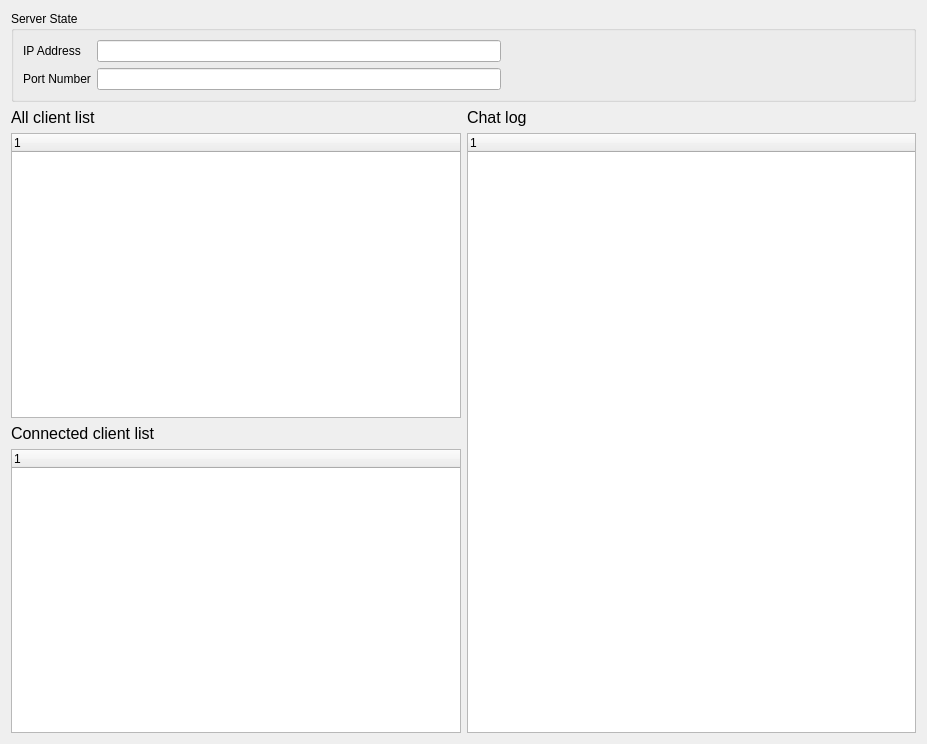
<?xml version="1.0" encoding="UTF-8"?>
<ui version="4.0">
 <class>ChatManagerForm</class>
 <widget class="QWidget" name="ChatManagerForm">
  <property name="geometry">
   <rect>
    <x>0</x>
    <y>0</y>
    <width>927</width>
    <height>744</height>
   </rect>
  </property>
  <property name="windowTitle">
   <string>Form</string>
  </property>
  <layout class="QVBoxLayout" name="verticalLayout_7">
   <item>
    <layout class="QVBoxLayout" name="verticalLayout_6">
     <item>
      <widget class="QGroupBox" name="groupBox">
       <property name="title">
        <string>Server State</string>
       </property>
       <layout class="QVBoxLayout" name="verticalLayout_4">
        <item>
         <layout class="QGridLayout" name="gridLayout">
          <item row="0" column="0" rowspan="2">
           <widget class="QLabel" name="label">
            <property name="text">
             <string>IP Address</string>
            </property>
           </widget>
          </item>
          <item row="0" column="1" rowspan="2">
           <widget class="QLineEdit" name="lineEdit">
            <property name="enabled">
             <bool>true</bool>
            </property>
           </widget>
          </item>
          <item row="0" column="2">
           <spacer name="horizontalSpacer">
            <property name="orientation">
             <enum>Qt::Horizontal</enum>
            </property>
            <property name="sizeHint" stdset="0">
             <size>
              <width>40</width>
              <height>20</height>
             </size>
            </property>
           </spacer>
          </item>
          <item row="1" column="2" rowspan="2">
           <spacer name="horizontalSpacer_2">
            <property name="orientation">
             <enum>Qt::Horizontal</enum>
            </property>
            <property name="sizeHint" stdset="0">
             <size>
              <width>40</width>
              <height>20</height>
             </size>
            </property>
           </spacer>
          </item>
          <item row="2" column="0">
           <widget class="QLabel" name="label_2">
            <property name="text">
             <string>Port Number</string>
            </property>
           </widget>
          </item>
          <item row="2" column="1">
           <widget class="QLineEdit" name="lineEdit_2"/>
          </item>
         </layout>
        </item>
       </layout>
      </widget>
     </item>
     <item>
      <layout class="QHBoxLayout" name="horizontalLayout">
       <item>
        <layout class="QVBoxLayout" name="verticalLayout_5">
         <item>
          <layout class="QVBoxLayout" name="verticalLayout">
           <item>
            <widget class="QLabel" name="ffdsdf">
             <property name="font">
              <font>
               <pointsize>12</pointsize>
              </font>
             </property>
             <property name="text">
              <string>All client list</string>
             </property>
            </widget>
           </item>
           <item>
            <widget class="QTreeWidget" name="onlineTreeWidget">
             <column>
              <property name="text">
               <string notr="true">1</string>
              </property>
             </column>
            </widget>
           </item>
          </layout>
         </item>
         <item>
          <layout class="QVBoxLayout" name="verticalLayout_2">
           <item>
            <widget class="QLabel" name="connectedLabel">
             <property name="font">
              <font>
               <pointsize>12</pointsize>
              </font>
             </property>
             <property name="text">
              <string>Connected client list</string>
             </property>
            </widget>
           </item>
           <item>
            <widget class="QTreeWidget" name="connectedTreeWidget">
             <column>
              <property name="text">
               <string notr="true">1</string>
              </property>
             </column>
            </widget>
           </item>
          </layout>
         </item>
        </layout>
       </item>
       <item>
        <layout class="QVBoxLayout" name="verticalLayout_3">
         <item>
          <widget class="QLabel" name="ffdsdf_2">
           <property name="font">
            <font>
             <pointsize>12</pointsize>
            </font>
           </property>
           <property name="text">
            <string>Chat log</string>
           </property>
          </widget>
         </item>
         <item>
          <widget class="QTreeWidget" name="chatLogTreeWidget">
           <column>
            <property name="text">
             <string notr="true">1</string>
            </property>
           </column>
          </widget>
         </item>
        </layout>
       </item>
      </layout>
     </item>
    </layout>
   </item>
  </layout>
 </widget>
 <resources/>
 <connections/>
</ui>
